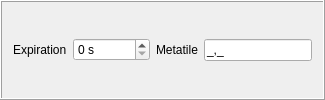
                       <widget class="QFrame" name="server_cache_frame">
                        <property name="frameShape">
                         <enum>QFrame::Box</enum>
                        </property>
                        <property name="frameShadow">
                         <enum>QFrame::Raised</enum>
                        </property>
                        <layout class="QHBoxLayout" name="horizontalLayout_2">
                         <item>
                          <widget class="QLabel" name="label_12">
                           <property name="text">
                            <string>Expiration</string>
                           </property>
                           <property name="wordWrap">
                            <bool>true</bool>
                           </property>
                          </widget>
                         </item>
                         <item>
                          <widget class="QSpinBox" name="inCacheExpiration">
                           <property name="suffix">
                            <string> s</string>
                           </property>
                           <property name="maximum">
                            <number>2592000</number>
                           </property>
                          </widget>
                         </item>
                         <item>
                          <widget class="QLabel" name="label_16">
                           <property name="text">
                            <string>Metatile</string>
                           </property>
                          </widget>
                         </item>
                         <item>
                          <widget class="QLineEdit" name="inMetatileSize">
                           <property name="inputMask">
                            <string>0,0;_</string>
                           </property>
                          </widget>
                         </item>
                        </layout>
                       </widget>
